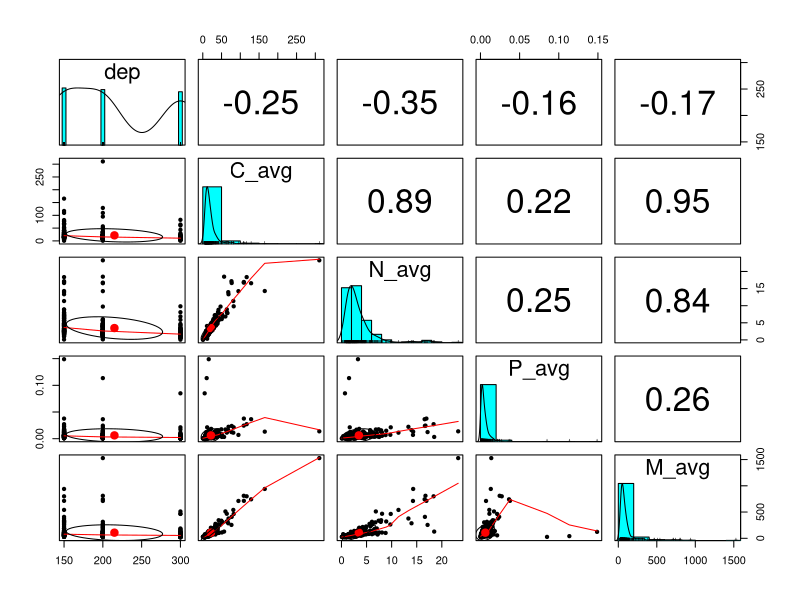
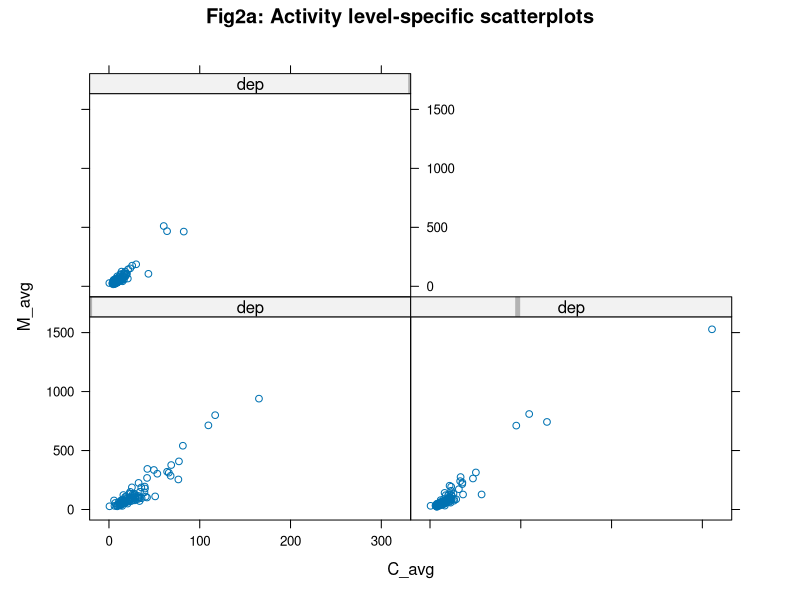
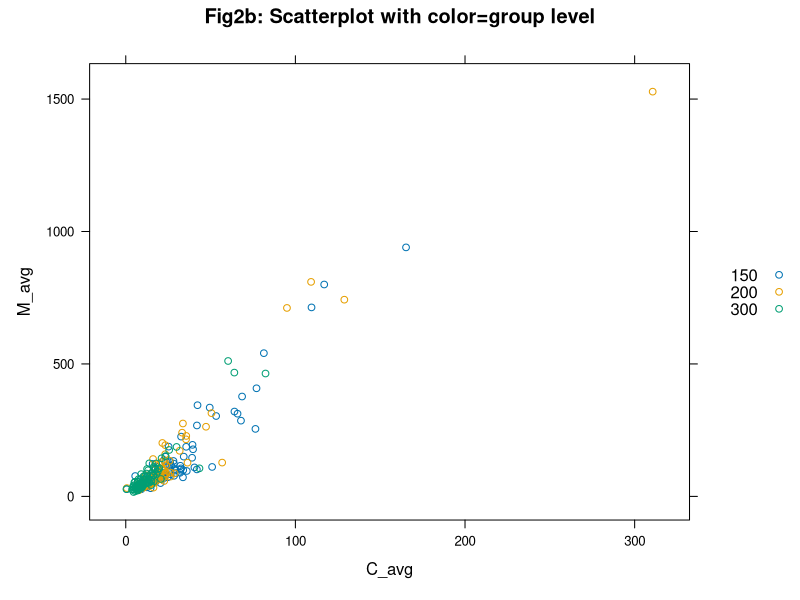
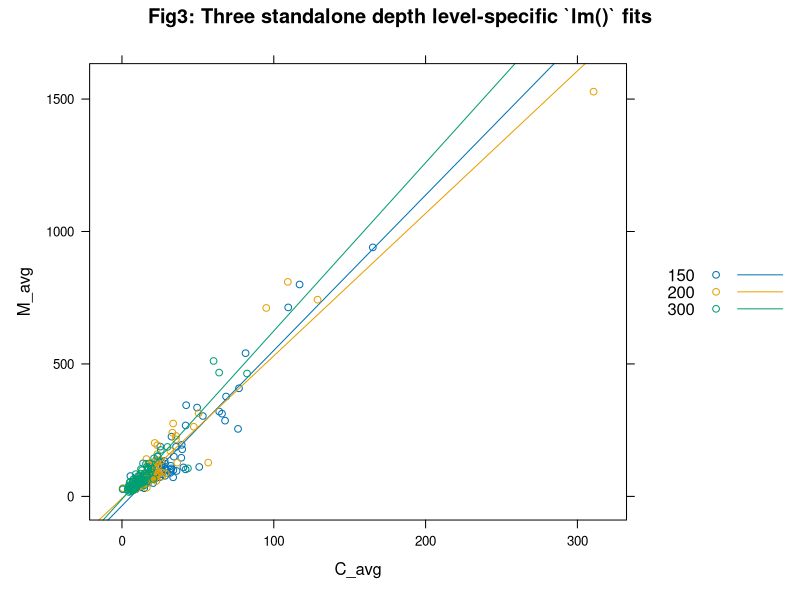
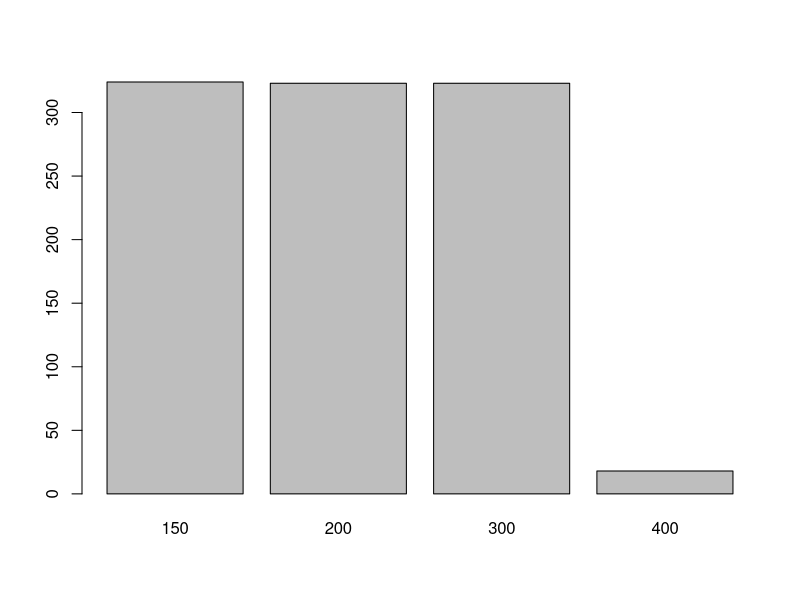
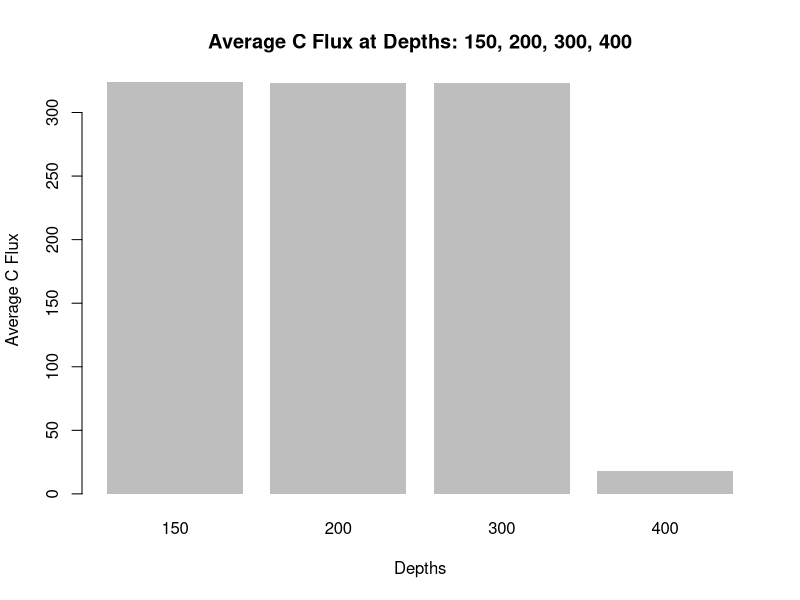

The R script that drew these images, in order:
## ---- chunk 1
bats_flux <- read.csv("bats_flux.csv")

delete.na <- function(DF, n=0) {
  DF[rowSums(is.na(DF)) <= n,]
} #Function that takes rows out that contains NAs 

bats_flux.noNA <- delete.na(bats_flux) # Take out rows containing NAs 


Data <- subset(bats_flux,select = c("cr","dep","yymmdd1","yymmdd2","Lat2","Lat2.1","Long1","Long2","M_avg","C_avg","N_avg","P_avg"))

Data.noNA <- delete.na(Data)

#Data_noNA <- write.csv(x= Data.noNA,file = "Data_noNA.csv")
## ---- chunk 2
#we want to make predictions on the Mass average flux. 

# we want to compare this against depth and C,N,P fluxes 

# Depth is categorical 
# N,P,C are numerical 

library(psych) # for `pairs.panels()`
library(lattice)

ANOCOVA.data <- subset(Data.noNA, select = c("dep", "M_avg", "C_avg","N_avg","P_avg"))
as.character(ANOCOVA.data$dep) # need to make dep categorical not numerical 
attach(ANOCOVA.data)

summary(ANOCOVA.data)

pairs.panels(data.frame(dep,C_avg,N_avg, P_avg, M_avg))

xyplot(M_avg ~ C_avg | dep, 
                  main="Fig2a: Activity level-specific scatterplots"
           )

    xyplot(M_avg ~ C_avg, groups=dep, 
                  auto.key=TRUE,
                  main="Fig2b: Scatterplot with color=group level"
           )
    
    xyplot(M_avg ~ C_avg, groups=dep, 
                  type=c("p","r"), # `p` for _points_, `r` for _regression line_
                                   # see https://stackoverflow.com/questions/12972039/plotting-xyplot-with-regression-line-on-lattice-graphics for more
                  auto.key=TRUE,
                  main="Fig3: Three standalone depth level-specific `lm()` fits"
           )
## ---- chunk 3
# this code is to specify the depth I want to look at that contains the rows and the columns
Study_depths <- c("150", "200", "300", "400" ) #vector of depths I want to retain

Study_Rows <- which(bats_flux$dep %in% Study_depths) #which() to ask R which rows in spp name are on the list


bats_flux2 <- bats_flux[Study_Rows,] #has all the rows we want as well as all the columns

## ---- chunk 4
Cflux <- bats_flux2[-which(is.na(bats_flux2$C_avg)),] #removes na from C-avg
Cflux.noNAs <- delete.na(bats_flux2)

levels(as.factor(Cflux.noNAs$dep150)) #this looks at the distribution of toxins in the organism selected


dep150 <- subset(Cflux.noNAs, dep=="150") #focusing on mean of C-avg at depth 150
dep150

muCflux150 <- mean(dep150$C_avg, data=dep150)
muCflux150

s.e150 <- muCflux150 * sqrt(10)


dep200 <- subset(Cflux.noNAs, dep=="200") #focusing on mean of C-avg at depth 200
dep200

muCflux200 <- mean(dep200$C_avg, data=dep200)
muCflux200

dep300 <- subset(Cflux.noNAs, dep=="300") #focusing on mean of C-avg at depth 300
dep300

muCflux300 <- mean(dep300$C_avg, data=dep300)
muCflux300

dep400 <- subset(Cflux.noNAs, dep=="400") #focusing on mean of C-avg at depth 400
dep400

muCflux400 <- mean(dep400$C_avg, data=dep400)
muCflux400

## ---- chunk 5
site.freq <- table(bats_flux2$dep) #Creates table with frequency of each Site
site.freq

barplot(site.freq)


barplot(site.freq[order(site.freq, decreasing = T)],
        horiz = F,         #Horizontal
        border = NA,    
        
        main = "Average C Flux at Depths: 150, 200, 300, 400",
        xlab = "Depths", ylab = "Average C Flux")


## ---- chunk 6
# separate each flux into its own dataframe 
# delete rows that contain NAs 
C_flux.data <- delete.na(subset(Data,select = c("cr","dep","yymmdd1","yymmdd2","Lat2","Lat2.1","Long1","Long2","C_avg")))
N_flux.data <- delete.na(subset(Data,select = c("cr","dep","yymmdd1","yymmdd2","Lat2","Lat2.1","Long1","Long2","N_avg")))
P_flux.data <- delete.na(subset(Data,select = c("cr","dep","yymmdd1","yymmdd2","Lat2","Lat2.1","Long1","Long2","P_avg")))
M_flux.data <- delete.na(subset(Data,select = c("cr","dep","yymmdd1","yymmdd2","Lat2","Lat2.1","Long1","Long2","M_avg")))
